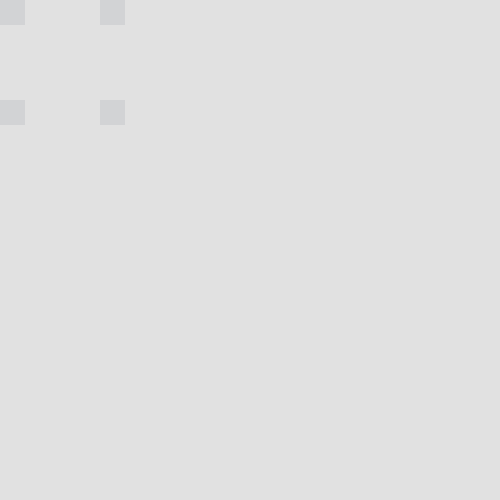
Frame 1 (no input)
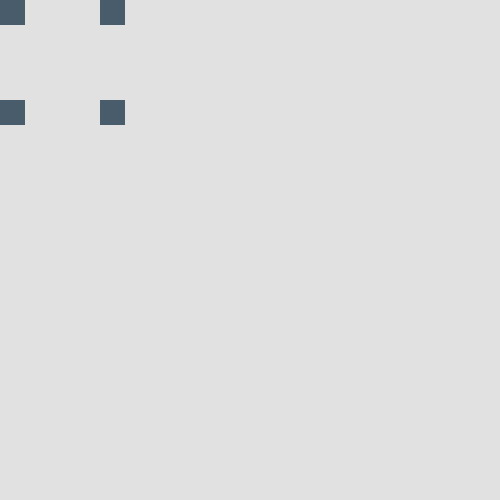
Frame 60 (the mouse pressed at the canvas centre just before this capture)
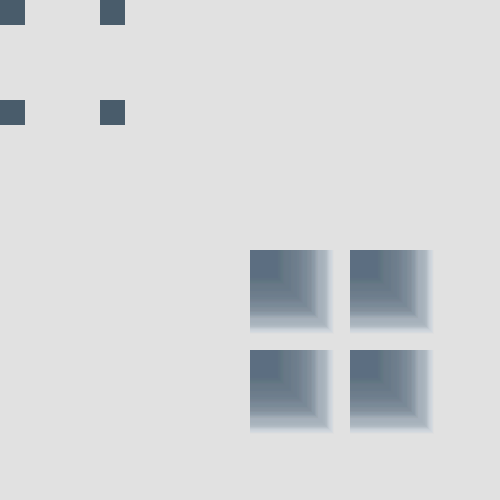
Frame 120 (the mouse held since frame 60 and released just before this capture)

The Processing sketch that drew these frames (run headless with seeded random() and noise(); from frame 60 on, the mouse is pressed at the canvas centre):

// Processing sketch: processing_90896
// ── processing_90896.pde

int x = 25;
int y = 25;
void setup(){                 //set up
  size(500, 500);
  noCursor();
  noStroke();
  background(225);
}

void draw(){
  shift();
  grow();
  
}

void square(){
  colorMode(HSB, 200);
  fill(115, random(124), random(179), random(15));    //colorshift
  rect(mouseX, mouseY, x,  y);
  rect(mouseX + 100, mouseY + 100,  x,  y);
  rect(mouseX + 100, mouseY,  x,  y);
  rect(mouseX, mouseY + 100,  x,  y);
}

void shift(){              //shifting between square and circle
  if (keyPressed == true) {
    ellipse(mouseX, mouseY,  x,  y);
    ellipse(mouseX + 100, mouseY + 100,  x,  y);
    ellipse(mouseX + 100, mouseY,  x,  y);
    ellipse(mouseX, mouseY + 100,  x,  y);
  } else {
    square();
   }
}

void grow(){
  if (mousePressed == true) {
      x ++;
      y ++;
  } else {
    shift ();
  }
}
    
